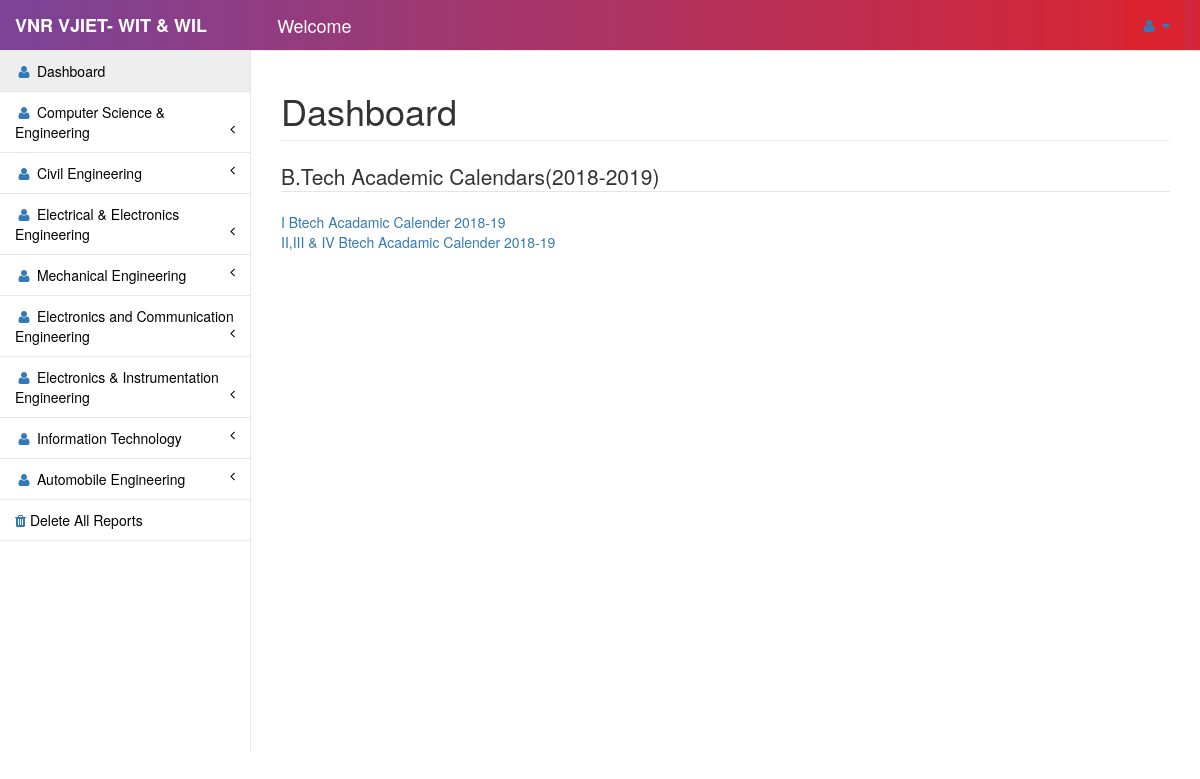
The page /managementdashboard/pages/index.php (signed in) on the database as committed earlier.
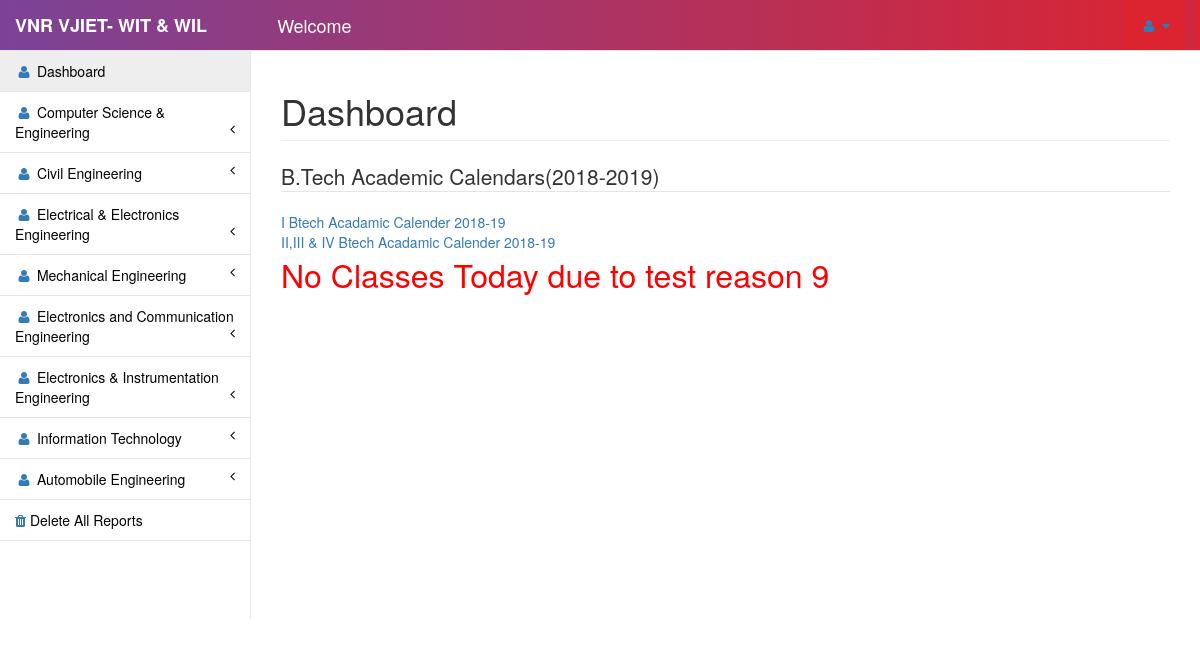
The same page on the database as committed later.
### tables this page shows
CREATE TABLE `holidays` (
  `id` int(11) NOT NULL,
  `reason` varchar(200) NOT NULL,
  `date` date NOT NULL
);

### managementdashboard/pages/index.php (the view, shortened to what this page needs)
<?php
	$connect = mysqli_connect("localhost", "root", "", "login");
        ?>
<!DOCTYPE html>
<html lang="en">
<head>
    <link href="../vendor/bootstrap/css/bootstrap.min.css" rel="stylesheet">
    <link href="../vendor/metisMenu/metisMenu.min.css" rel="stylesheet">
    <link href="../dist/css/sb-admin-2.css" rel="stylesheet">
    <link href="../vendor/morrisjs/morris.css" rel="stylesheet">
    <link href="../vendor/font-awesome/css/font-awesome.min.css" rel="stylesheet" type="text/css">
</head>
<body id="grad1">
<div id="wrapper" >
        <nav class="navbar navbar-default navbar-static-top" role="navigation" style="margin-bottom: 0" id="grad2">
             <a class="navbar-brand" > <strong><font color="white">VNR VJIET- WIT & WIL &nbsp; &nbsp; &nbsp;</strong></font></a>
            <a class="navbar-brand" > &nbsp;&nbsp;<font size="" color="white">Welcome  </font>
           </a> <ul class="nav navbar-top-links navbar-right" id="grad2">
                <li class="dropdown" id="grad3">
                    <a class="dropdown-toggle" data-toggle="dropdown" href="#">
                        <i class="fa fa-user fa-fw"></i> <i class="fa fa-caret-down"></i>
                    </a>
                </li>
            </ul>
            <div class="navbar-default sidebar" role="navigation" id="grad1">
                <div class="sidebar-nav navbar-collapse" id="grad1">
                    <ul class="nav" id="side-menu" id="grad1">
                        <li>
                            <a href="index.php"><i class="fa fa-user fa-fw"></i> <font color="black">Dashboard</a></font>
                        </li>
                        <li>
                            <a href="#"><i class="fa fa-user fa-fw"></i> <font color="black">Computer Science & Engineering<span class="fa arrow"></span></a></font>
                        </li>
                        <li>
                            <a href="#"><i class="fa fa-user fa-fw"></i> <font color="black">Civil Engineering<span class="fa arrow"></span></a></font>
                        </li>
                        <li>
                            <a href="#"><i class="fa fa-user fa-fw"></i> <font color="black">Electrical & Electronics Engineering<span class="fa arrow"></span></a></font>
                        </li>
                        <li>
                            <a href="#"><i class="fa fa-user fa-fw"></i> <font color="black">Mechanical Engineering<span class="fa arrow"></span></a></font>
                        </li>
                        <li>
                            <a href="#"><i class="fa fa-user fa-fw"></i> <font color="black">Electronics and Communication Engineering<span class="fa arrow"></span></a></font>
                        </li>
                        <li>
                            <a href="#"><i class="fa fa-user fa-fw"></i> <font color="black">Electronics & Instrumentation Engineering<span class="fa arrow"></span></a></font>
                        </li>
                        <li>
                            <a href="#"><i class="fa fa-user fa-fw"></i> <font color="black">Information Technology<span class="fa arrow"></span></a></font>
                        </li>
                        <li>
                            <a href="#"><i class="fa fa-user fa-fw"></i> <font color="black">Automobile Engineering<span class="fa arrow"></span></a></font>
                        </li>
                        <li>
                            <a href="deleterep.php"><i class="fa fa-trash" aria-hidden="true"></i> <font color="black">Delete All Reports</a></font>
                        </li>
                    </ul>
                </div>
            </div>
        </nav>
        <div id="page-wrapper">
            <div class="row">
                <div class="col-lg-12">
                    <h1 class="page-header">Dashboard</h1>
                </div>
				</div>
       <fieldset>
        <legend>B.Tech Academic Calendars(2018-2019)</legend>
	  <a href="cal.pdf">I Btech Acadamic Calender 2018-19</a><br>
       <a href="cal1.pdf">II,III & IV Btech Acadamic Calender 2018-19</a>
	  </fieldset>
<?php
$h="SELECT * FROM holidays WHERE date= cast(NOW()as date);" ;
$r = mysqli_query($connect,$h);
$hldy= mysqli_fetch_assoc($r);
if(!empty($hldy)){
?>  <p><font size="6" color="red">No Classes Today due to <?php echo $hldy['reason']; ?> </font></p><?php
}
else{
?>
<div id="bargraphs" style="width: 900px; height: 500px;">
</div>
</div>
<?php } ?>
    </div>
</body>
</html>

Rows that differ between the two databases and show on the page:
added holidays: reason "test reason 9"
Other text that changed with them:
text now shown: "No Classes Today due to"
